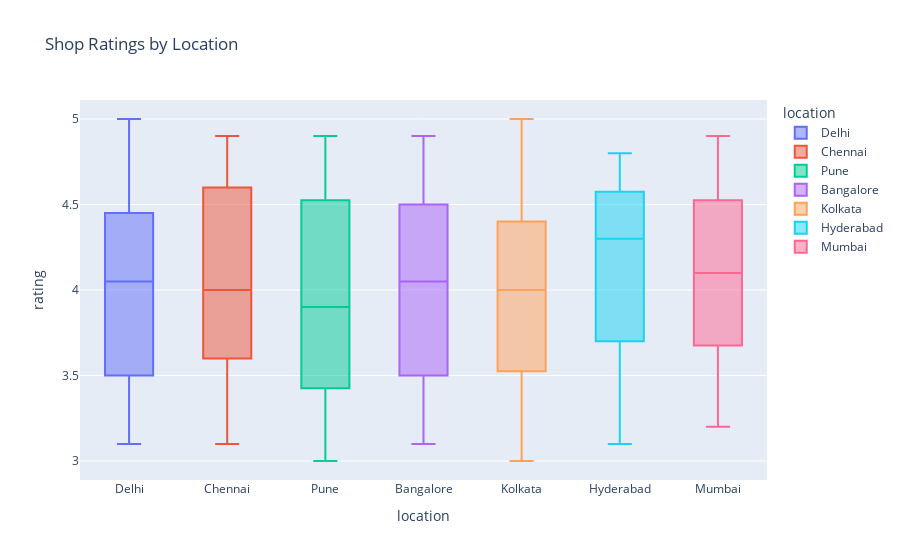

The code cell stored with this chart in its notebook:
### Code cell
fig = px.box(pharmacy, x='location', y='rating', color='location',
             title='Shop Ratings by Location')
fig.show()

### Figure 1 — Plotly figure (JSON) as saved in the notebook; plotly's stock layout.template omitted (floating-point values rounded to 4 significant figures)
{"data": [{"alignmentgroup": "True", "hovertemplate": "location=%{x}<br>rating=%{y}<extra></extra>", "legendgroup": "Delhi", "marker": {"color": "#636efa"}, "name": "Delhi", "notched": false, "offsetgroup": "Delhi", "orientation": "v", "showlegend": true, "type": "box", "x": ["Delhi", "Delhi", "Delhi", "Delhi", "Delhi", "Delhi", "Delhi", "Delhi", "Delhi", "Delhi", "Delhi", "Delhi", "Delhi", "Delhi", "Delhi", "Delhi", "Delhi", "Delhi", "Delhi", "Delhi", "Delhi", "Delhi", "Delhi", "Delhi"], "x0": " ", "xaxis": "x", "y": [4.4, 4.1, 3.4, 5.0, 3.2, 3.6, 4.0, 3.4, 4.5, 4.1, 4.4, 3.4, 3.7, 4.0, 3.1, 3.6, 4.6, 4.1, 3.2, 4.7, 3.9, 4.6, 4.5, 4.3], "y0": " ", "yaxis": "y"}, {"alignmentgroup": "True", "hovertemplate": "location=%{x}<br>rating=%{y}<extra></extra>", "legendgroup": "Chennai", "marker": {"color": "#EF553B"}, "name": "Chennai", "notched": false, "offsetgroup": "Chennai", "orientation": "v", "showlegend": true, "type": "box", "x": ["Chennai", "Chennai", "Chennai", "Chennai", "Chennai", "Chennai", "Chennai", "Chennai", "Chennai", "Chennai", "Chennai", "Chennai", "Chennai", "Chennai", "Chennai", "Chennai", "Chennai", "Chennai", "Chennai", "Chennai"], "x0": " ", "xaxis": "x", "y": [4.8, 4.9, 3.1, 4.6, 3.6, 4.8, 4.3, 4.1, 4.3, 3.9, 4.6, 4.0, 3.6, 3.9, 3.9, 3.6, 3.1, 4.8, 3.6, 4.0], "y0": " ", "yaxis": "y"}, {"alignmentgroup": "True", "hovertemplate": "location=%{x}<br>rating=%{y}<extra></extra>", "legendgroup": "Pune", "marker": {"color": "#00cc96"}, "name": "Pune", "notched": false, "offsetgroup": "Pune", "orientation": "v", "showlegend": true, "type": "box", "x": ["Pune", "Pune", "Pune", "Pune", "Pune", "Pune", "Pune", "Pune", "Pune", "Pune", "Pune", "Pune", "Pune", "Pune", "Pune", "Pune", "Pune", "Pune", "Pune", "Pune", "Pune"], "x0": " ", "xaxis": "x", "y": [4.0, 3.8, 4.7, 3.5, 4.4, 3.0, 3.9, 4.7, 3.0, 3.2, 4.4, 4.6, 4.0, 4.5, 4.6, 3.5, 3.2, 4.9, 3.1, 3.5, 3.6], "y0": " ", "yaxis": "y"}, {"alignmentgroup": "True", "hovertemplate": "location=%{x}<br>rating=%{y}<extra></extra>", "legendgroup": "Bangalore", "marker": {"color": "#ab63fa"}, "name": "Bangalore", "notched": false, "offsetgroup": "Bangalore", "orientation": "v", "showlegend": true, "type": "box", "x": ["Bangalore", "Bangalore", "Bangalore", "Bangalore", "Bangalore", "Bangalore", "Bangalore", "Bangalore", "Bangalore", "Bangalore", "Bangalore", "Bangalore", "Bangalore", "Bangalore", "Bangalore", "Bangalore", "Bangalore", "Bangalore", "Bangalore", "Bangalore", "Bangalore", "Bangalore"], "x0": " ", "xaxis": "x", "y": [3.5, 3.8, 3.1, 4.7, 3.1, 3.4, 4.1, 3.8, 4.5, 4.9, 4.7, 4.5, 4.2, 3.6, 4.7, 4.0, 4.1, 3.5, 3.5, 4.4, 4.7, 3.9], "y0": " ", "yaxis": "y"}, {"alignmentgroup": "True", "hovertemplate": "location=%{x}<br>rating=%{y}<extra></extra>", "legendgroup": "Kolkata", "marker": {"color": "#FFA15A"}, "name": "Kolkata", "notched": false, "offsetgroup": "Kolkata", "orientation": "v", "showlegend": true, "type": "box", "x": ["Kolkata", "Kolkata", "Kolkata", "Kolkata", "Kolkata", "Kolkata", "Kolkata", "Kolkata", "Kolkata", "Kolkata", "Kolkata", "Kolkata", "Kolkata", "Kolkata", "Kolkata", "Kolkata", "Kolkata", "Kolkata", "Kolkata", "Kolkata", "Kolkata", "Kolkata", "Kolkata", "Kolkata", "Kolkata", "Kolkata", "Kolkata"], "x0": " ", "xaxis": "x", "y": [4.6, 3.6, 4.9, 4.4, 3.2, 4.0, 4.3, 4.0, 4.1, 4.9, 3.9, 4.0, 4.2, 3.2, 4.2, 3.2, 4.5, 3.7, 3.4, 3.0, 4.4, 4.9, 4.3, 5.0, 3.9, 3.5, 3.5], "y0": " ", "yaxis": "y"}, {"alignmentgroup": "True", "hovertemplate": "location=%{x}<br>rating=%{y}<extra></extra>", "legendgroup": "Hyderabad", "marker": {"color": "#19d3f3"}, "name": "Hyderabad", "notched": false, "offsetgroup": "Hyderabad", "orientation": "v", "showlegend": true, "type": "box", "x": ["Hyderabad", "Hyderabad", "Hyderabad", "Hyderabad", "Hyderabad", "Hyderabad", "Hyderabad", "Hyderabad", "Hyderabad", "Hyderabad", "Hyderabad", "Hyderabad", "Hyderabad", "Hyderabad", "Hyderabad", "Hyderabad", "Hyderabad", "Hyderabad", "Hyderabad"], "x0": " ", "xaxis": "x", "y": [3.9, 3.8, 4.6, 4.3, 3.6, 3.7, 3.1, 4.4, 3.2, 4.8, 4.8, 3.5, 4.3, 4.4, 4.6, 3.7, 3.7, 4.6, 4.5], "y0": " ", "yaxis": "y"}, {"alignmentgroup": "True", "hovertemplate": "location=%{x}<br>rating=%{y}<extra></extra>", "legendgroup": "Mumbai", "marker": {"color": "#FF6692"}, "name": "Mumbai", "notched": false, "offsetgroup": "Mumbai", "orientation": "v", "showlegend": true, "type": "box", "x": ["Mumbai", "Mumbai", "Mumbai", "Mumbai", "Mumbai", "Mumbai", "Mumbai", "Mumbai", "Mumbai", "Mumbai", "Mumbai", "Mumbai", "Mumbai", "Mumbai", "Mumbai", "Mumbai", "Mumbai"], "x0": " ", "xaxis": "x", "y": [4.8, 3.6, 3.7, 3.9, 4.5, 4.4, 4.1, 3.4, 4.4, 3.2, 4.0, 3.6, 4.0, 4.9, 4.9, 4.4, 4.6], "y0": " ", "yaxis": "y"}], "layout": {"boxmode": "overlay", "legend": {"title": {"text": "location"}, "tracegroupgap": 0}, "title": {"text": "Shop Ratings by Location"}, "xaxis": {"anchor": "y", "categoryarray": ["Delhi", "Chennai", "Pune", "Bangalore", "Kolkata", "Hyderabad", "Mumbai"], "categoryorder": "array", "domain": [0, 1], "title": {"text": "location"}}, "yaxis": {"anchor": "x", "domain": [0, 1], "title": {"text": "rating"}}}}
